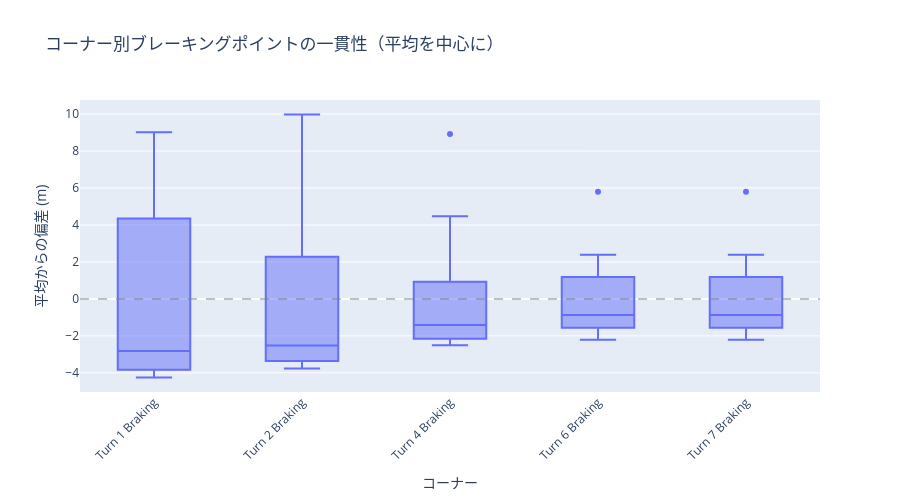

The notebook cell this image was saved under:
### Code cell
# ブレーキングの一貫性を可視化
# 各コーナーのブレーキングポイントのばらつきを平均を中心に表示

braking_stats = stats_df[stats_df["segment_type"] == "braking"].dropna(subset=["braking_point"])

if len(braking_stats) > 0:
    # 各セグメントの平均ブレーキングポイントからの偏差を計算
    braking_stats = braking_stats.copy()
    braking_stats["braking_deviation"] = braking_stats.groupby("segment_name")[
        "braking_point"
    ].transform(lambda x: x - x.mean())

    fig = px.box(
        braking_stats,
        x="segment_name",
        y="braking_deviation",
        title="コーナー別ブレーキングポイントの一貫性（平均を中心に）",
        labels={"braking_deviation": "平均からの偏差 (m)", "segment_name": "コーナー"},
    )
    fig.update_layout(xaxis_tickangle=-45, width=900, height=500)
    # ゼロ（平均）に基準線を追加
    fig.add_hline(y=0, line_dash="dash", line_color="gray", opacity=0.5)
    show_fig(fig)
else:
    print("ブレーキングデータがありません")

### Figure 1 — Plotly figure (JSON) as saved in the notebook; plotly's stock layout.template omitted (floating-point values rounded to 4 significant figures)
{"data": [{"alignmentgroup": "True", "hovertemplate": "コーナー=%{x}<br>平均からの偏差 (m)=%{y}<extra></extra>", "legendgroup": "", "marker": {"color": "#636efa"}, "name": "", "notched": false, "offsetgroup": "", "orientation": "v", "showlegend": false, "type": "box", "x": ["Turn 1 Braking", "Turn 2 Braking", "Turn 4 Braking", "Turn 6 Braking", "Turn 7 Braking", "Turn 1 Braking", "Turn 2 Braking", "Turn 4 Braking", "Turn 6 Braking", "Turn 7 Braking", "Turn 1 Braking", "Turn 2 Braking", "Turn 4 Braking", "Turn 6 Braking", "Turn 7 Braking", "Turn 1 Braking", "Turn 2 Braking", "Turn 4 Braking", "Turn 6 Braking", "Turn 7 Braking", "Turn 1 Braking", "Turn 2 Braking", "Turn 4 Braking", "Turn 6 Braking", "Turn 7 Braking", "Turn 1 Braking", "Turn 2 Braking", "Turn 4 Braking", "Turn 6 Braking", "Turn 7 Braking", "Turn 1 Braking", "Turn 2 Braking", "Turn 4 Braking", "Turn 6 Braking", "Turn 7 Braking", "Turn 1 Braking", "Turn 2 Braking", "Turn 4 Braking", "Turn 6 Braking", "Turn 7 Braking", "Turn 1 Braking", "Turn 2 Braking", "Turn 4 Braking", "Turn 6 Braking", "Turn 7 Braking", "Turn 1 Braking", "Turn 2 Braking", "Turn 4 Braking", "Turn 6 Braking", "Turn 7 Braking", "Turn 1 Braking", "Turn 2 Braking", "Turn 4 Braking", "Turn 6 Braking", "Turn 7 Braking", "Turn 1 Braking", "Turn 2 Braking", "Turn 4 Braking", "Turn 6 Braking", "Turn 7 Braking", "Turn 1 Braking", "Turn 2 Braking", "Turn 4 Braking", "Turn 6 Braking", "Turn 7 Braking"], "x0": " ", "xaxis": "x", "y": [-2.82, -3.41, -2.18, -0.8727, -0.8727, -2.867, -3.097, 4.474, -1.653, -1.653, -1.344, 7.42, -2.115, 2.385, 2.385, -3.804, -3.762, -2.148, -2.207, -2.207, -3.943, -2.579, -1.349, 0.8767, 0.8767, -4.247, 5.323, 8.921, 5.802, 5.802, -3.44, -0.3944, 0.05001, -1.525, -1.525, -0.4576, 9.973, 1.537, -1.448, -1.448, 6.705, -1.246, 0.7175, -1.689, -1.689, -4.21, -3.335, -2.503, 0.08139, 0.08139, 3.559, -3.637, -2.193, -1.15, -1.15, 7.849, 1.26, -1.797, -0.7112, -0.7112, 9.019, -2.516, -1.416, 2.109, 2.109], "y0": " ", "yaxis": "y"}], "layout": {"boxmode": "group", "height": 500, "legend": {"tracegroupgap": 0}, "shapes": [{"line": {"color": "gray", "dash": "dash"}, "opacity": 0.5, "type": "line", "x0": 0, "x1": 1, "xref": "x domain", "y0": 0, "y1": 0, "yref": "y"}], "title": {"text": "コーナー別ブレーキングポイントの一貫性（平均を中心に）"}, "width": 900, "xaxis": {"anchor": "y", "domain": [0.0, 1.0], "tickangle": -45, "title": {"text": "コーナー"}}, "yaxis": {"anchor": "x", "domain": [0.0, 1.0], "title": {"text": "平均からの偏差 (m)"}}}}
